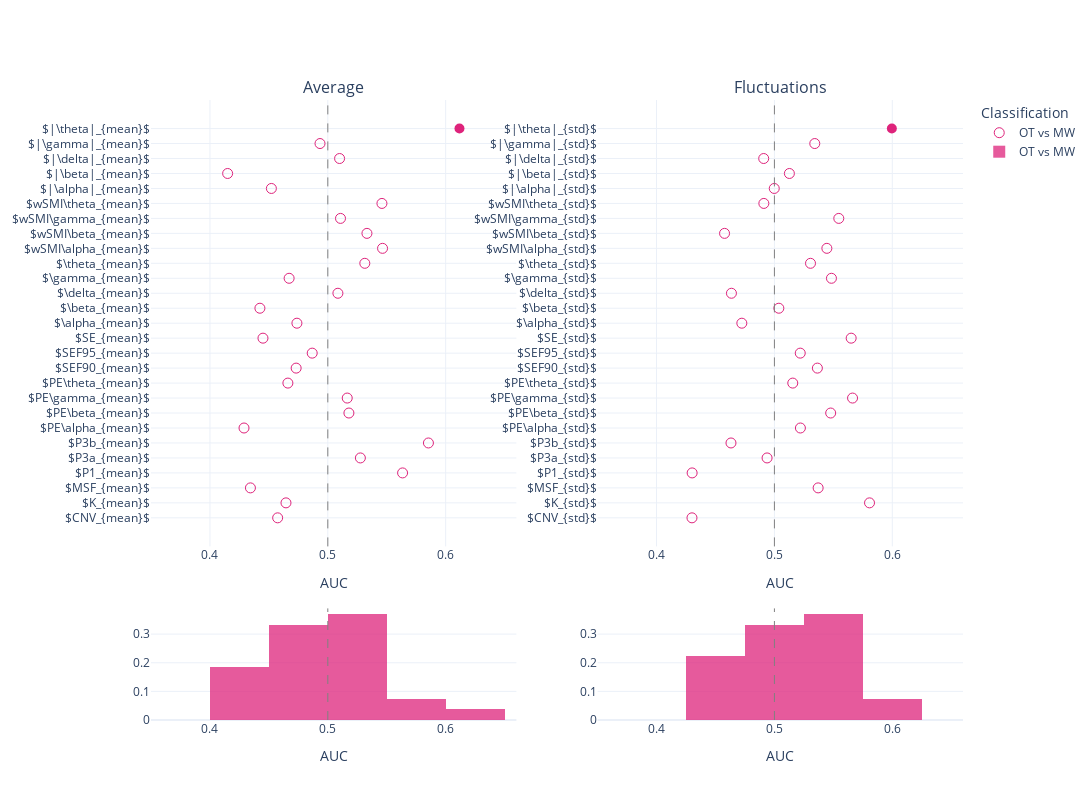

Write notebook code for a chart like this one.
### Code cell
mind_average =aucs_mind[aucs_mind['markers'].str.contains("mean")]
mw_average =aucs_mw[aucs_mw['markers'].isin([i+'_mean' for i in markers])]

mind_fluctuations =aucs_mind[aucs_mind['markers'].str.contains("std")]
mw_fluctuations =aucs_mw[aucs_mw['markers'].isin([i+'_std' for i in markers])]

fig = make_subplots(rows=2, cols=2, 
                    subplot_titles = ['Average', 'Fluctuations'],
                    specs=[[{"type": "scatter"}, {"type": "scatter"}], [{"type": "histogram"}, {"type": "histogram"}]],
                       column_widths=[0.5, 0.5],
    row_heights=[0.8, 0.2],
                   vertical_spacing = 0.1)


fig.add_vline(x=0.5, line_width=1, line_dash="dash", line_color="grey", row = 1, col = 1)
fig.add_trace(go.Scatter(
    x=mind_average.AUC,
    y=mind_average['markers'],
    name='OT vs MW',
    legendgroup= 'group2',
    showlegend=True,
    mode = 'markers',
    marker = {'color':pink, 'size': 10},
    marker_symbol= mind_average.symbol.to_list()
))


fig.add_trace(go.Histogram(
    x=mind_average.AUC,histnorm='probability',
    marker = {'color':pink}, 
    name='OT vs MW',    legendgroup= 'group2',
    showlegend=True,
    autobinx = False,
),row = 2, col = 1)

fig.update_traces(opacity=0.75, row = 2, col=1)





fig.add_trace(go.Scatter(
    x=mind_fluctuations.AUC,
    y=mind_fluctuations['markers'],
    name='OT vs MW',    legendgroup= 'group2',
    showlegend=False,
    mode = 'markers',
    marker = {'color':pink, 'size': 10},
    marker_symbol= mind_fluctuations.symbol.to_list()
),
    row = 1, col = 2)

fig.add_vline(x=0.5, line_width=1, line_dash="dash", line_color="grey", row = 1, col = 1)
fig.add_vline(x=0.5, line_width=1, line_dash="dash", line_color="grey", row = 1, col = 2)



fig.add_trace(go.Histogram(
    x=mind_fluctuations.AUC,histnorm='probability',
    marker = {'color':pink}, 
    name='OT vs MW',    legendgroup= 'group2',
    showlegend=False,
    autobinx = False,
),row = 2, col = 2)

fig.update_traces(opacity=0.75, row = 2, col=2)
# Update xaxis properties
fig.update_xaxes(title_text="AUC", range=[.35, .66],row=1, col=1)
fig.update_xaxes(title_text="AUC", range=[.35,.66], row=1, col=2)
fig.update_xaxes(title_text="AUC", range=[.35, .66],row=2, col=2)
fig.update_xaxes(title_text="AUC", range=[.35, .66],row=2, col=1)
fig.add_vline(x=0.5, line_width=1, line_dash="dash", line_color="grey", row = 2, col = 1)
fig.add_vline(x=0.5, line_width=1, line_dash="dash", line_color="grey", row = 2, col = 2)


fig.update_layout(
#     title="AUC for all markers",
    legend_title="Classification",
    width=1200,
    height=800,    
    yaxis = {
            'showticklabels': True,
            'tickmode': 'linear',
        },
    barmode='overlay',
  showlegend=True,
    template = 'plotly_white'
)

fig.show()
pio.write_json(fig, 'Figs/scatter_average_fluctuations_otvsmw.plotly')

### Figure 1 — Plotly figure (JSON) as saved in the notebook; plotly's stock layout.template omitted (floating-point values rounded to 4 significant figures)
{"data": [{"legendgroup": "group2", "marker": {"color": "#DE237B", "size": 10, "symbol": ["circle-open", "circle-open", "circle-open", "circle-open", "circle-open", "circle-open", "circle-open", "circle-open", "circle-open", "circle-open", "circle-open", "circle-open", "circle-open", "circle-open", "circle-open", "circle-open", "circle-open", "circle-open", "circle-open", "circle-open", "circle-open", "circle-open", "circle-open", "circle-open", "circle-open", "circle-open", "circle"]}, "mode": "markers", "name": "OT vs MW", "showlegend": true, "type": "scatter", "x": [0.4574, 0.4645, 0.4344, 0.5634, 0.5276, 0.5854, 0.4289, 0.5179, 0.5165, 0.4661, 0.4731, 0.4868, 0.445, 0.4738, 0.4424, 0.5086, 0.4672, 0.5314, 0.5464, 0.5332, 0.5108, 0.5459, 0.4521, 0.415, 0.51, 0.4934, 0.6117], "y": ["$CNV_{mean}$", "$K_{mean}$", "$MSF_{mean}$", "$P1_{mean}$", "$P3a_{mean}$", "$P3b_{mean}$", "$PE\\alpha_{mean}$", "$PE\\beta_{mean}$", "$PE\\gamma_{mean}$", "$PE\\theta_{mean}$", "$SEF90_{mean}$", "$SEF95_{mean}$", "$SE_{mean}$", "$\\alpha_{mean}$", "$\\beta_{mean}$", "$\\delta_{mean}$", "$\\gamma_{mean}$", "$\\theta_{mean}$", "$wSMI\\alpha_{mean}$", "$wSMI\\beta_{mean}$", "$wSMI\\gamma_{mean}$", "$wSMI\\theta_{mean}$", "$|\\alpha|_{mean}$", "$|\\beta|_{mean}$", "$|\\delta|_{mean}$", "$|\\gamma|_{mean}$", "$|\\theta|_{mean}$"]}, {"autobinx": false, "histnorm": "probability", "legendgroup": "group2", "marker": {"color": "#DE237B"}, "name": "OT vs MW", "opacity": 0.75, "showlegend": true, "type": "histogram", "x": [0.4574, 0.4645, 0.4344, 0.5634, 0.5276, 0.5854, 0.4289, 0.5179, 0.5165, 0.4661, 0.4731, 0.4868, 0.445, 0.4738, 0.4424, 0.5086, 0.4672, 0.5314, 0.5464, 0.5332, 0.5108, 0.5459, 0.4521, 0.415, 0.51, 0.4934, 0.6117], "xaxis": "x3", "yaxis": "y3"}, {"legendgroup": "group2", "marker": {"color": "#DE237B", "size": 10, "symbol": ["circle-open", "circle-open", "circle-open", "circle-open", "circle-open", "circle-open", "circle-open", "circle-open", "circle-open", "circle-open", "circle-open", "circle-open", "circle-open", "circle-open", "circle-open", "circle-open", "circle-open", "circle-open", "circle-open", "circle-open", "circle-open", "circle-open", "circle-open", "circle-open", "circle-open", "circle-open", "circle"]}, "mode": "markers", "name": "OT vs MW", "showlegend": false, "type": "scatter", "x": [0.4301, 0.5807, 0.5371, 0.4302, 0.4938, 0.4632, 0.5221, 0.5477, 0.5663, 0.5156, 0.5365, 0.5219, 0.5651, 0.4724, 0.5038, 0.4635, 0.5484, 0.5306, 0.5445, 0.4577, 0.5546, 0.491, 0.4999, 0.5127, 0.4909, 0.5343, 0.5996], "xaxis": "x2", "y": ["$CNV_{std}$", "$K_{std}$", "$MSF_{std}$", "$P1_{std}$", "$P3a_{std}$", "$P3b_{std}$", "$PE\\alpha_{std}$", "$PE\\beta_{std}$", "$PE\\gamma_{std}$", "$PE\\theta_{std}$", "$SEF90_{std}$", "$SEF95_{std}$", "$SE_{std}$", "$\\alpha_{std}$", "$\\beta_{std}$", "$\\delta_{std}$", "$\\gamma_{std}$", "$\\theta_{std}$", "$wSMI\\alpha_{std}$", "$wSMI\\beta_{std}$", "$wSMI\\gamma_{std}$", "$wSMI\\theta_{std}$", "$|\\alpha|_{std}$", "$|\\beta|_{std}$", "$|\\delta|_{std}$", "$|\\gamma|_{std}$", "$|\\theta|_{std}$"], "yaxis": "y2"}, {"autobinx": false, "histnorm": "probability", "legendgroup": "group2", "marker": {"color": "#DE237B"}, "name": "OT vs MW", "opacity": 0.75, "showlegend": false, "type": "histogram", "x": [0.4301, 0.5807, 0.5371, 0.4302, 0.4938, 0.4632, 0.5221, 0.5477, 0.5663, 0.5156, 0.5365, 0.5219, 0.5651, 0.4724, 0.5038, 0.4635, 0.5484, 0.5306, 0.5445, 0.4577, 0.5546, 0.491, 0.4999, 0.5127, 0.4909, 0.5343, 0.5996], "xaxis": "x4", "yaxis": "y4"}], "layout": {"annotations": [{"font": {"size": 16}, "showarrow": false, "text": "Average", "x": 0.225, "xanchor": "center", "xref": "paper", "y": 1, "yanchor": "bottom", "yref": "paper"}, {"font": {"size": 16}, "showarrow": false, "text": "Fluctuations", "x": 0.775, "xanchor": "center", "xref": "paper", "y": 1, "yanchor": "bottom", "yref": "paper"}], "barmode": "overlay", "height": 800, "legend": {"title": {"text": "Classification"}}, "shapes": [{"line": {"color": "grey", "dash": "dash", "width": 1}, "type": "line", "x0": 0.5, "x1": 0.5, "xref": "x", "y0": 0, "y1": 1, "yref": "y domain"}, {"line": {"color": "grey", "dash": "dash", "width": 1}, "type": "line", "x0": 0.5, "x1": 0.5, "xref": "x2", "y0": 0, "y1": 1, "yref": "y2 domain"}, {"line": {"color": "grey", "dash": "dash", "width": 1}, "type": "line", "x0": 0.5, "x1": 0.5, "xref": "x3", "y0": 0, "y1": 1, "yref": "y3 domain"}, {"line": {"color": "grey", "dash": "dash", "width": 1}, "type": "line", "x0": 0.5, "x1": 0.5, "xref": "x4", "y0": 0, "y1": 1, "yref": "y4 domain"}], "showlegend": true, "width": 1200, "xaxis": {"anchor": "y", "domain": [0, 0.45], "range": [0.35, 0.66], "title": {"text": "AUC"}}, "xaxis2": {"anchor": "y2", "domain": [0.55, 1], "range": [0.35, 0.66], "title": {"text": "AUC"}}, "xaxis3": {"anchor": "y3", "domain": [0, 0.45], "range": [0.35, 0.66], "title": {"text": "AUC"}}, "xaxis4": {"anchor": "y4", "domain": [0.55, 1], "range": [0.35, 0.66], "title": {"text": "AUC"}}, "yaxis": {"anchor": "x", "domain": [0.28, 1], "showticklabels": true, "tickmode": "linear"}, "yaxis2": {"anchor": "x2", "domain": [0.28, 1]}, "yaxis3": {"anchor": "x3", "domain": [0, 0.18]}, "yaxis4": {"anchor": "x4", "domain": [0, 0.18]}}}
